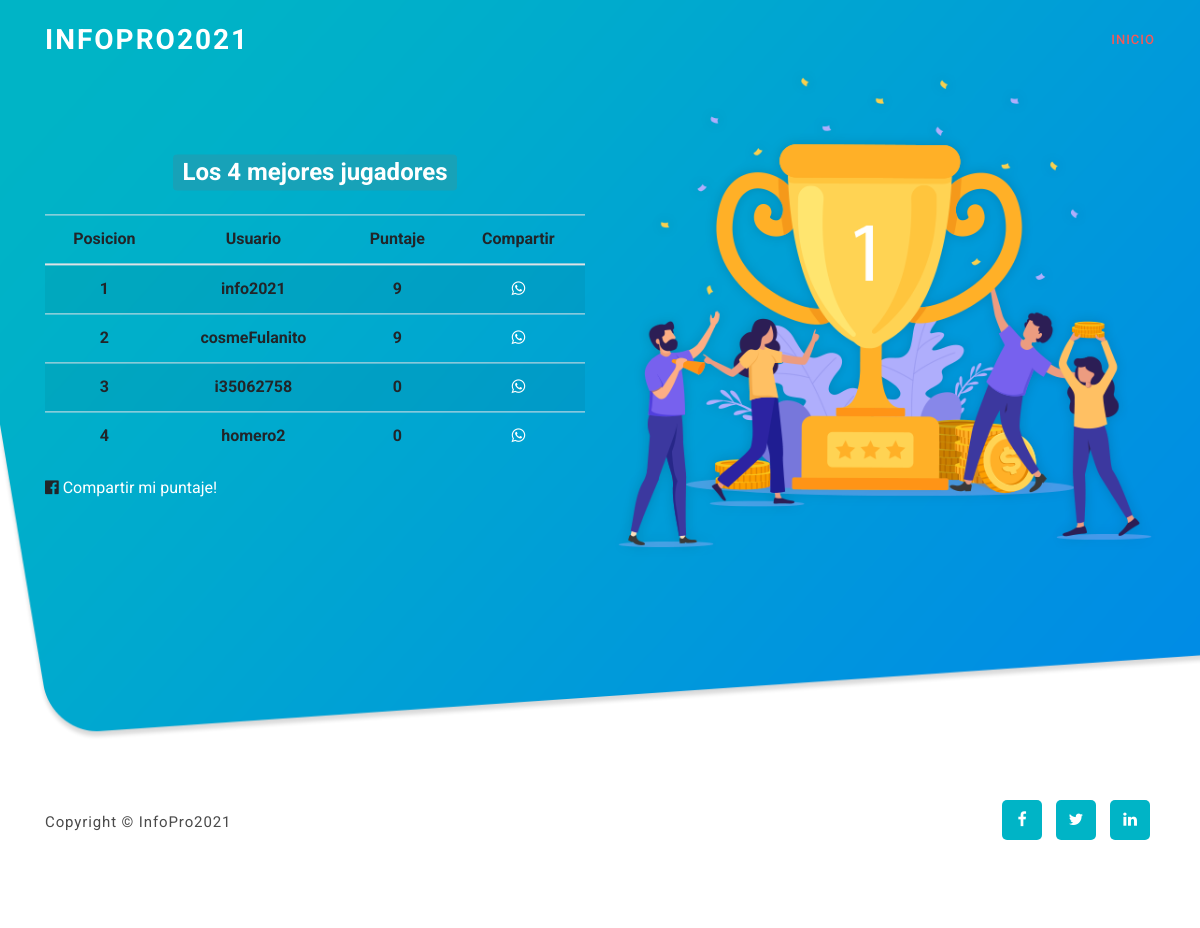
/tablero/, run on the app's committed database.
### preguntas/models.py (models this page shows, shortened)
class Jugador(models.Model):
    nombre=models.CharField(max_length=64)
    puntaje=models.IntegerField(default=0)
    puntaje_maximo=models.IntegerField(default=0)

### preguntas/views.py (the view)
# urls.py: path('tablero/',views.tablero,name="tablero")
def tablero(request):
    total_usuarios=Jugador.objects.order_by('-puntaje_maximo')[:10]
    contador=total_usuarios.count()
    return render(request,'preguntas/tablero.html',{
        'total_usuarios':total_usuarios,
        'contador':contador,
    })

### preguntas/templates/preguntas/tablero.html
{% extends "preguntas/layout.html" %}
{% block body %}
	<h2 class="text-center my-4">
		<span class="badge badge-info">
			Los {{contador}} mejores jugadores
		</span>
	</h2>
	<table class="table table-striped table-bodered">
		<thead>
			<tr style="align-items: center;">
				<th>Posicion</th>
				<th>Usuario</th>
				<th>Puntaje</th>
				<th>Compartir</th>
			</tr>
		</thead>
		<tbody>
			{% for jugador in total_usuarios %}
				<tr>
					<th>{{forloop.counter}}</th>
					<th>{{jugador.nombre}}</th>
					<th>{{jugador.puntaje_maximo}}</th>
					<th><a href="https://api.whatsapp.com/send?text=Mira mi puntaje! {{jugador.puntaje_maximo}} " style="color: white;"><i class="fa fa-whatsapp" aria-hidden="true"></i></a></th>
				</tr>
			{% endfor %}
		</tbody>
	</table>
	<i class="fa fa-facebook-official" aria-hidden="true"></i>
	<a href="https://www.facebook.com/sharer/sharer.php?u=http%3A//127.0.0.1%3A8000/tablero/" style="color: white;">Compartir mi puntaje!</a> <br>
{% endblock %}

### preguntas/static/css/templatemo-art-factory.css (style rules this page uses)
html, body, div, span, applet, object, iframe, h1, h2, h3, h4, h5, h6, p, blockquote, div pre, a, abbr, acronym, address, big, cite, code, del, dfn, em, font, img, ins, kbd, q, s, samp, small, strike, strong, sub, sup, tt, var, b, u, i, center, dl, dt, dd, ol, ul, li, figure, header, nav, section, article, aside, footer, figcaption { margin: 0; padding: 0; border: 0; outline: 0; }
* { box-sizing: border-box; }
html, body { font-family: "Roboto", sans-serif; font-weight: 400; background-color: #fff; font-size: 16px; -ms-text-size-adjust: 100%; -webkit-font-smoothing: antialiased; -moz-osx-font-smoothing: grayscale; }
a { text-decoration: none !important; }
h1, h2, h3, h4, h5, h6 { margin-top: 0px; margin-bottom: 0px; }
html, body { background: #fff; font-family: "Roboto", sans-serif; }

### data on the page
Jugador: nombre "info2021", puntaje_maximo "9"
Jugador: nombre "cosmeFulanito", puntaje_maximo "9"
Jugador: nombre "i35062758", puntaje_maximo "0"
Jugador: nombre "homero2", puntaje_maximo "0"

### other printed values
{{ contador }} "4"
